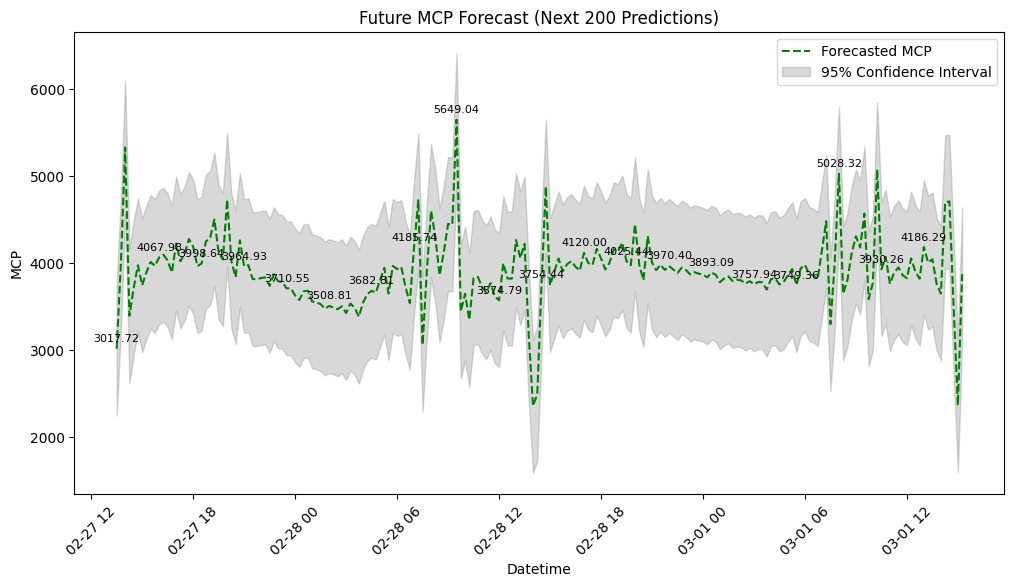

Recreate this plot in Python.
# importing required libraries
import pandas as pd  # for data manipulation
import numpy as np  # for numerical calculations
import matplotlib.pyplot as plt  # for data visualizations
import os  # for operating system interactions

# Disable OneDNN optimizations
os.environ['TF_ENABLE_ONEDNN_OPTS'] = '0'

import tensorflow as tf  # for deep learning
from tensorflow.keras.models import Sequential  # for creating sequential models
from tensorflow.keras.layers import LSTM, Dense, BatchNormalization, Dropout, Bidirectional  # for LSTM and other layers
from tensorflow.keras.optimizers import AdamW  # for AdamW optimizer
from sklearn.preprocessing import StandardScaler, MinMaxScaler, RobustScaler  # for feature scaling
from tensorflow.keras.callbacks import EarlyStopping, ReduceLROnPlateau  # for callbacks during training
from sklearn.metrics import mean_squared_error, mean_absolute_percentage_error  # for model evaluation
import seaborn as sns  # for data visualization
import joblib # for saving the models


# Load data
df = pd.read_excel(r"/content/drive/MyDrive/Copy of ele_price_forecast_preprocessed_LSTM.xlsx")  # Load data into a DataFrame
df.info()  # Display information about the DataFrame

# Ensure 'Datetime' column is in the correct format
df['Datetime'] = pd.to_datetime(df['Datetime'])  # Convert 'Datetime' column to datetime format

df.sort_values('Datetime', inplace=True)  # Sort data by 'Datetime'
df.head()  # Display the first few rows of the DataFrame

# Creating lag features
lag = 96  # Number of lag features
for i in range(1, lag + 1):
    df[f'MCP_lag_{i}'] = df['MCP'].shift(i)  # Create lag features for 'MCP'
df.dropna(inplace=True)  # Drop rows with NaN values

df.info()  # Display information about the DataFrame after creating lag features
df.isnull().sum()  # Check for any remaining null values
df.head(15) # Display the first 15 rows of the DataFrame

# Normalize features
scaler_features = RobustScaler()
scaled_features = scaler_features.fit_transform(df.drop(columns=['MCP', 'Datetime']))

scaler_target = RobustScaler()
df['MCP'] = scaler_target.fit_transform(df[['MCP']])

# Prepare data for LSTM
X_full, y_full = np.array(scaled_features), np.array(df[['MCP']].values)

# Reshape input for LSTM
X_full = X_full.reshape(X_full.shape[0], X_full.shape[1], 1)

# Build LSTM model
os.environ['TF_ENABLE_ONEDNN_OPTS'] = '0'
model = Sequential([
    LSTM(150, activation='tanh', return_sequences=True, input_shape=(X_full.shape[1], 1)),
    BatchNormalization(),
    LSTM(100, activation='tanh', return_sequences=True),
    LSTM(50, activation='tanh'),
    Dense(1)
])


optimizer = AdamW(learning_rate=0.01, clipnorm=1.0)  # Increase LR from 0.001 to 0.01
reduce_lr = ReduceLROnPlateau(monitor='loss', factor=0.5, patience=3, min_lr=1e-5)
model.compile(optimizer=optimizer, loss='mse')
history = model.fit(X_full, y_full, epochs=25, batch_size=128,
                    verbose=1, callbacks=[reduce_lr])


# Forecast next 200 values
future_predictions = []
future_dates = [df['Datetime'].iloc[-1] + pd.Timedelta(minutes=15 * i) for i in range(1, 201)]
last_input = X_full[-1].reshape(1, X_full.shape[1], 1)

for _ in range(200):
    pred = model.predict(last_input)
    future_predictions.append(pred[0, 0])
    last_input = np.roll(last_input, -1)
    last_input[0, -1, 0] = pred[0, 0]

# Inverse transform forecasted values
future_predictions_inv = scaler_target.inverse_transform(np.array(future_predictions).reshape(-1, 1))

# Calculate 95% confidence interval
std_dev = np.std(future_predictions_inv)
ci_upper_forecast = future_predictions_inv.flatten() + 1.96 * std_dev
ci_lower_forecast = future_predictions_inv.flatten() - 1.96 * std_dev

# Create Forecast DataFrame
forecast_df = pd.DataFrame({
    'Datetime': future_dates,
    'Forecast': future_predictions_inv.flatten(),
    'CI_Lower': ci_lower_forecast,
    'CI_Upper': ci_upper_forecast
})

print(forecast_df)

# Plot the forecast with annotations
plt.figure(figsize=(12, 6))
plt.plot(forecast_df['Datetime'], forecast_df['Forecast'], label='Forecasted MCP', linestyle='dashed', color='green')
plt.fill_between(forecast_df['Datetime'], forecast_df['CI_Lower'], forecast_df['CI_Upper'],
                 color='gray', alpha=0.3, label='95% Confidence Interval')

# Annotate every tenth point
for i in range(0, len(forecast_df), 10):
    plt.annotate(f"{forecast_df['Forecast'].iloc[i]:.2f}",
                 (forecast_df['Datetime'].iloc[i], forecast_df['Forecast'].iloc[i]),
                 textcoords="offset points", xytext=(0, 5), ha='center', fontsize=8, color='black')

plt.legend()
plt.title('Future MCP Forecast (Next 200 Predictions)')
plt.xlabel('Datetime')
plt.ylabel('MCP')
plt.xticks(rotation=45)
plt.show()

#save the model
model.save('final_lstm_combo_model.h5')
joblib.dump(scaler_features, 'scaler_features.pkl')
joblib.dump(scaler_target, 'scaler_target.pkl')
print("model saved successfully...")
